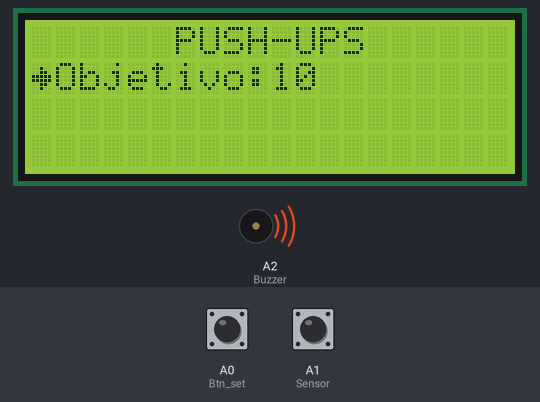
A sketch run on a simulated Arduino Uno, built with avr-gcc and run on an emulated ATmega328P. On the bench: 20×4 character LCD, buzzer (waves = sounding, pin HIGH). The test bench sets the inputs (shaded band); at power-on: A0 (Btn_set) HIGH, A1 (Sensor) HIGH. What the sketch prints to the serial monitor is not drawn.

Above: at 1.2 s.
1.3 s: A0 (Btn_set) pulled LOW for 0.15 s
At 2.38 s:
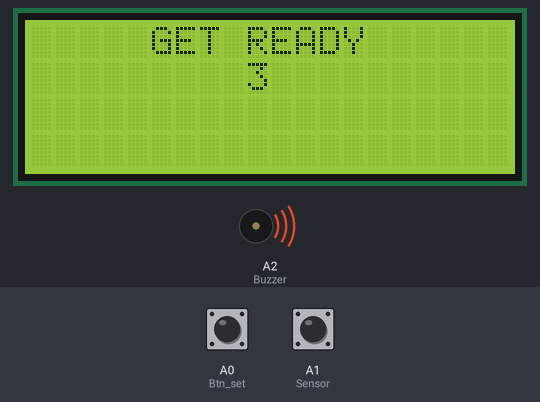
4.4 s: A1 (Sensor) driven LOW
At 4.8 s:
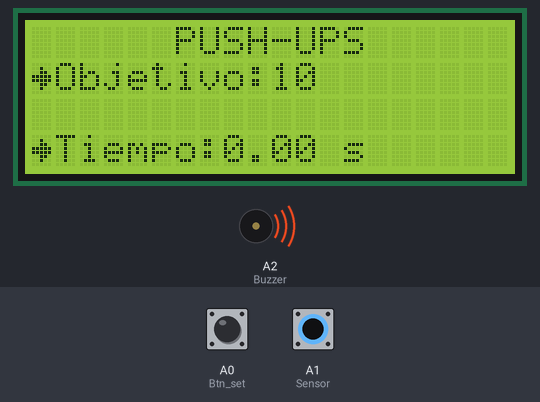
5.9 s: A1 (Sensor) driven HIGH
At 6.4 s:
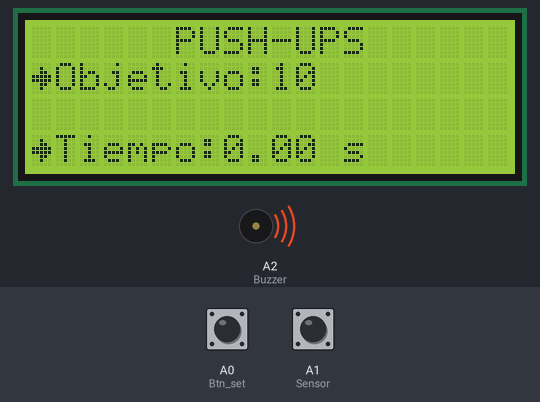
8.9 s: A1 (Sensor) pulsed LOW 5 times (0.12 s each, 0.3 s apart)
At 11.5 s:
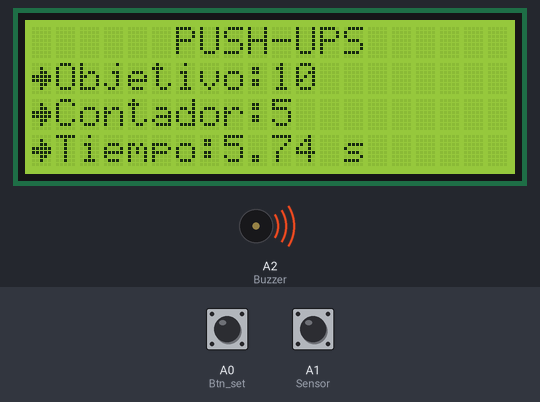
Timing chart, 0 to 13.0 s (numbered marks = the images above; inputs shaded):
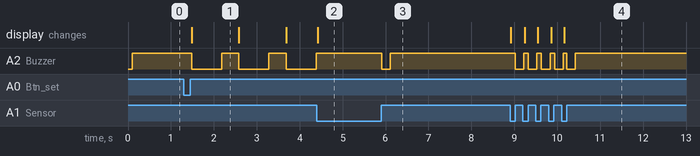

The sketch:

push_ups_counter.ino
```cpp
/*
 * taloselectronics.com
 * Rafael Lozano Rolon
 * soporte@taloelectronics.com
 */
#include <LiquidCrystal_I2C.h>

#define Btn_set A0
#define Sensor A1
#define Buzzer A2

const uint16_t objetivo = 10;
byte flecha[] = {
    B00000,
    B00100,
    B00110,
    B11111,
    B11111,
    B00110,
    B00100,
    B00000};

LiquidCrystal_I2C lcd(0x27,20,4);

void setup()
{
    lcd.init();
    lcd.backlight();
    lcd.createChar(0, flecha);

    lcd.setCursor(0,0);
    lcd.print("      PUSH-UPS");

    lcd.setCursor(0, 1);
    lcd.write(0);
    lcd.print("Objetivo:");
    lcd.print(objetivo);

    //inicializar pines

    pinMode(Sensor, INPUT_PULLUP);
    pinMode(Btn_set, INPUT_PULLUP);
    pinMode(Buzzer, OUTPUT);

    digitalWrite(Buzzer,HIGH);

    Serial.begin(9600);
}

void loop()
{
    double Tiempo_inicial = 0;
    double Tiempo_activo = 0;
    int Contador = 0;
    if (!digitalRead(Btn_set))
    {

        while (!digitalRead(Btn_set))
        {
            delay(20);
        }
        lcd.clear();
        lcd.setCursor(0, 0);
        lcd.print("     GET READY  ");
        lcd.setCursor(9,1);
        lcd.print("3");
        digitalWrite(Buzzer,LOW);
        delay(700);
        digitalWrite(Buzzer,HIGH);
        delay(400);

        lcd.setCursor(9, 1);
        lcd.print("2");
        digitalWrite(Buzzer, LOW);
        delay(700);
        digitalWrite(Buzzer, HIGH);
        delay(400);

        lcd.setCursor(9, 1);
        lcd.print("1");
        digitalWrite(Buzzer, LOW);
        delay(700);
        digitalWrite(Buzzer, HIGH);

        lcd.clear();
        lcd.print("      PUSH-UPS");

        lcd.setCursor(0, 1);
        lcd.write(0);
        lcd.print("Objetivo:");
        lcd.print(objetivo);

        Tiempo_inicial = millis();
        while (Contador < objetivo)
        {
            Serial.println(Tiempo_activo);
            Tiempo_activo = (millis() - Tiempo_inicial)/1000;


            lcd.setCursor(0, 3);
            lcd.write(0);
            lcd.print("Tiempo:");
            lcd.print(Tiempo_activo);
            lcd.print(" s");

            if(!digitalRead(Sensor))
            {
                while (!digitalRead(Sensor))
                {
                    delay(20);
                }
                digitalWrite(Buzzer, LOW);
                delay(200);
                digitalWrite(Buzzer, HIGH);
                Contador++;
            }
            lcd.setCursor(0, 2);
            lcd.write(0);
            lcd.print("Contador:");
            lcd.print(Contador);
        }
        delay(700);
        for (size_t i = 0; i < 3; i++)
        {
            digitalWrite(Buzzer, LOW);
            delay(100);
            digitalWrite(Buzzer, HIGH);
            delay(100);
        }


    }


}
```

Measured:
- after the input at 1.3 s, A2 (Buzzer): alternates HIGH for 0.40 s and LOW for 0.70 s, starting after 0.18 s; the display: changes after 0.18 s (image 1)
- after the input at 4.4 s, the display: changes at once (image 2)
- after the input at 5.9 s, A2 (Buzzer): HIGH → LOW at once, → HIGH 0.20 s later
- after the input at 8.9 s, A2 (Buzzer): alternates HIGH for 0.11 s and LOW for 0.20 s, 10 changes in all, then stays HIGH, starting after 0.12 s; the display: first changes at once (image 4 shows a later state)
